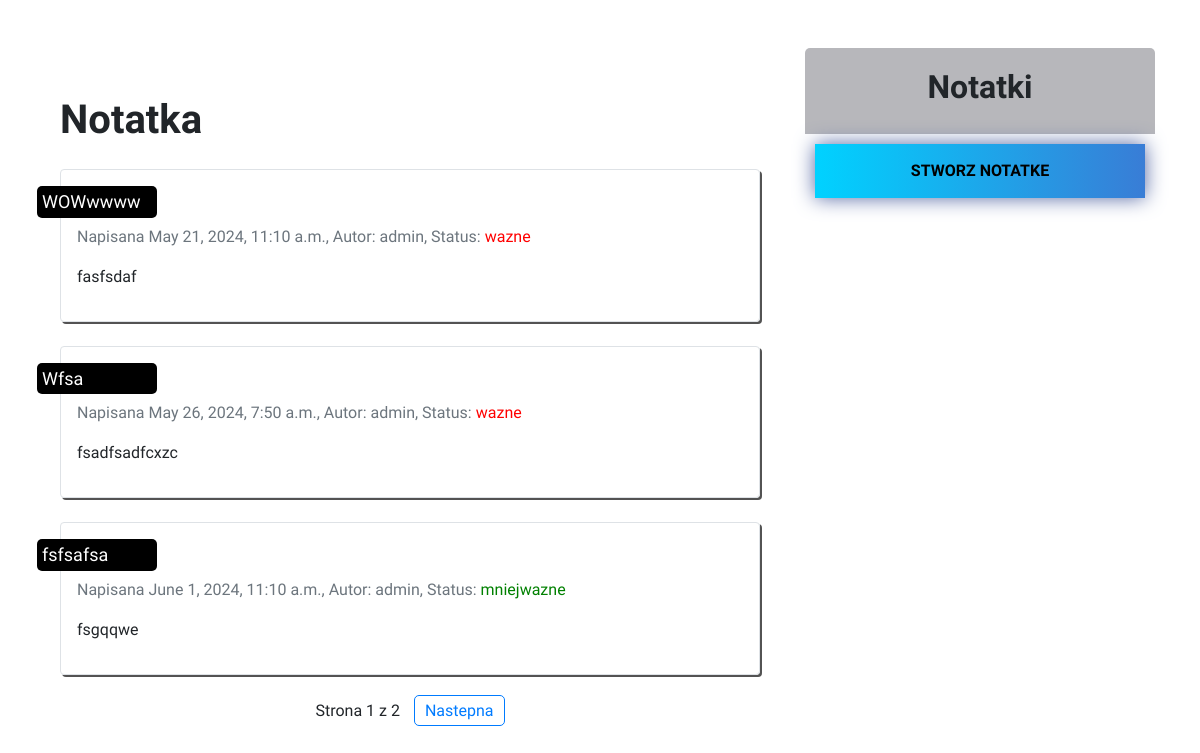
The app's page /, older data.
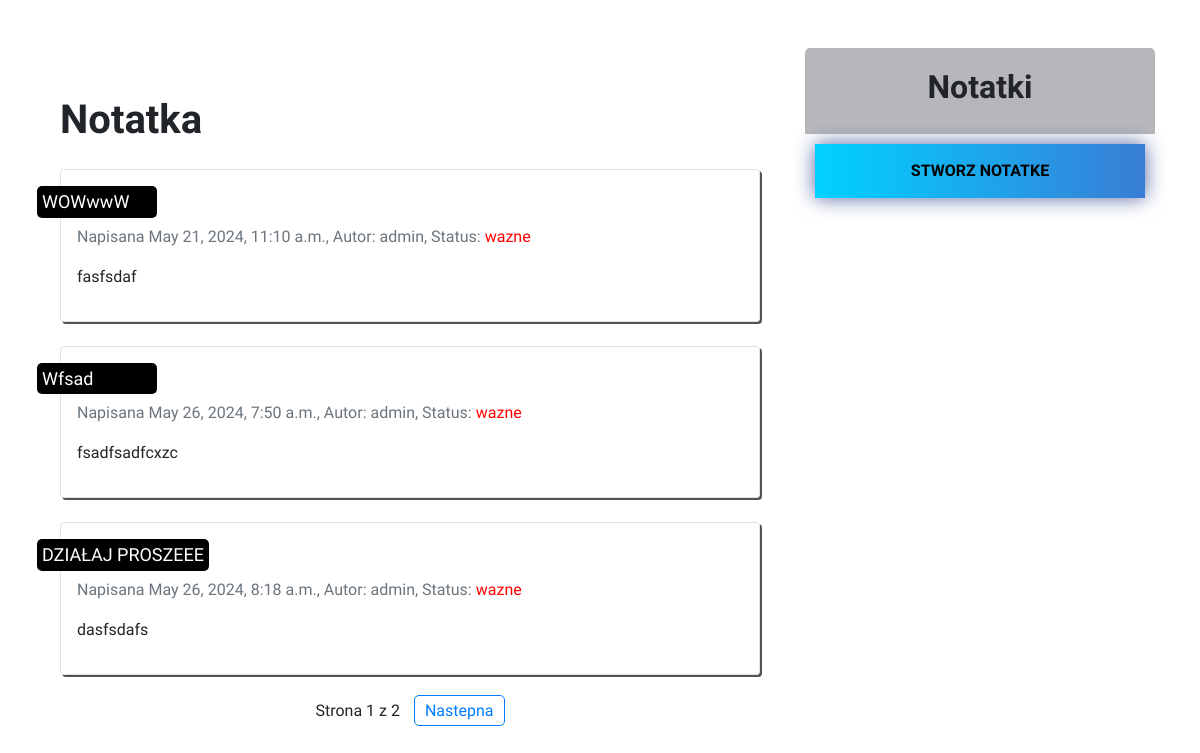
The same page, newer data.
### aplikacja/models.py (models this page shows)
class Notatka(models.Model):
    STATUS_CHOICES = (
        ('mniejwazne', 'Mniejwazne'),
        ('wazne', 'Wazne')
    )
    title = models.CharField(max_length=250)
    author = models.ForeignKey(User,
                               on_delete=models.CASCADE,
                               related_name='notatki')
    body = models.TextField()
    publish = models.DateTimeField(default=timezone.now)
    created = models.DateTimeField(auto_now_add=True)
    updated = models.DateTimeField(auto_now=True)
    status = models.CharField(max_length=10,
                              choices=STATUS_CHOICES,
                              default='mniejwazne')
    def get_absolute_url(self):
        return reverse("aplikacja:note_detail",
                       args=[self.publish.year,
                             self.publish.month,
                             self.publish.day,
                             self.pk
                            ])

### aplikacja/views.py (the view)
# urls.py: path('', views.NoteListView.as_view(),name='note-list'),
class NoteListView(ListView):
    queryset = Notatka.objects.all().filter(status__in=('wazne', 'mniejwazne')).order_by('-status')
    context_object_name = 'notes'
    paginate_by = 3
    template_name = "post/list.html"

### aplikacja/templates/post/list.html (shortened to what this page needs)
{% extends "base.html" %}
{% load static %}
{% block content %}
    <div class="container">
        <h1 class="mt-5">Notatka</h1>
        {% for note in notes %}
            <div class="note my-4 p-3 border rounded" id="Notatka">
                    <a href="{{ note.get_absolute_url }}" >
                        <h2>{{ note.title }}</h2>
                    </a>
                <p class="date text-muted">
                     {% if note.status == "wazne" %}
                         Napisana {{ note.publish }}, Autor: {{ note.author }}, Status: <span style = "color: red;">{{ note.status }}</span>
                    {% endif %}
                {% if note.status == "mniejwazne" %}
                     Napisana {{ note.publish }}, Autor: {{ note.author }}, Status: <span style = "color: green;">{{ note.status }}</span>
                    {% endif %}
                </p>
                <p class="note-body">
                    {{ note.body|truncatewords:30|linebreaks }}
                </p>
            </div>
        {% endfor %}
        <nav aria-label="Page navigation">
            {% include "pagination.html" with page=page_obj %}
        </nav>
    </div>
{% endblock %}

Row changes from the older to the newer data that the page shows:
no longer on this page (row edited): Notatka: title "fsfsafsa", publish "June 1, 2024, 11:10 a.m.", author "admin", status "mniejwazne", body "fsgqqwe"
changed Notatka "fasfsdaf": title "WOWwwww" → "WOWwwW"
changed Notatka "fsadfsadfcxzc": title "Wfsa" → "Wfsad"
added Notatka: title "DZIAŁAJ PROSZEEE", publish "May 26, 2024, 8:18 a.m.", author "admin", status "wazne", body "dasfsdafs"
